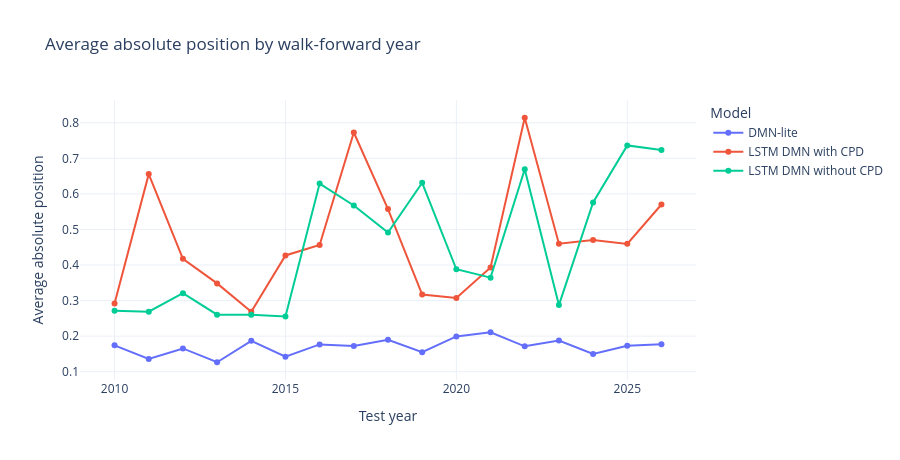

The code cell stored with this chart in its notebook:
### Code cell
fig = px.line(
    folds,
    x="fold_year",
    y="avg_abs_position",
    color="model",
    markers=True,
    title="Average absolute position by walk-forward year",
    labels={"fold_year": "Test year", "avg_abs_position": "Average absolute position", "model": "Model"},
)
fig.update_layout(template=PLOT_TEMPLATE, height=460)
fig.show()

### Figure 1 — Plotly figure (JSON) as saved in the notebook; plotly's stock layout.template omitted (floating-point values rounded to 4 significant figures)
{"data": [{"hovertemplate": "Model=DMN-lite<br>Test year=%{x}<br>Average absolute position=%{y}<extra></extra>", "legendgroup": "DMN-lite", "line": {"color": "#636efa", "dash": "solid"}, "marker": {"symbol": "circle"}, "mode": "lines+markers", "name": "DMN-lite", "orientation": "v", "showlegend": true, "type": "scatter", "x": [2010, 2011, 2012, 2013, 2014, 2015, 2016, 2017, 2018, 2019, 2020, 2021, 2022, 2023, 2024, 2025, 2026], "xaxis": "x", "y": [0.1742, 0.1357, 0.1655, 0.1267, 0.1869, 0.1425, 0.1769, 0.1724, 0.19, 0.1548, 0.1993, 0.2108, 0.1714, 0.1876, 0.1499, 0.1732, 0.1775], "yaxis": "y"}, {"hovertemplate": "Model=LSTM DMN with CPD<br>Test year=%{x}<br>Average absolute position=%{y}<extra></extra>", "legendgroup": "LSTM DMN with CPD", "line": {"color": "#EF553B", "dash": "solid"}, "marker": {"symbol": "circle"}, "mode": "lines+markers", "name": "LSTM DMN with CPD", "orientation": "v", "showlegend": true, "type": "scatter", "x": [2010, 2011, 2012, 2013, 2014, 2015, 2016, 2017, 2018, 2019, 2020, 2021, 2022, 2023, 2024, 2025, 2026], "xaxis": "x", "y": [0.2921, 0.6556, 0.4176, 0.3483, 0.2686, 0.427, 0.4562, 0.7726, 0.5572, 0.317, 0.3075, 0.393, 0.814, 0.4601, 0.4703, 0.4595, 0.5702], "yaxis": "y"}, {"hovertemplate": "Model=LSTM DMN without CPD<br>Test year=%{x}<br>Average absolute position=%{y}<extra></extra>", "legendgroup": "LSTM DMN without CPD", "line": {"color": "#00cc96", "dash": "solid"}, "marker": {"symbol": "circle"}, "mode": "lines+markers", "name": "LSTM DMN without CPD", "orientation": "v", "showlegend": true, "type": "scatter", "x": [2010, 2011, 2012, 2013, 2014, 2015, 2016, 2017, 2018, 2019, 2020, 2021, 2022, 2023, 2024, 2025, 2026], "xaxis": "x", "y": [0.2713, 0.2688, 0.3209, 0.2604, 0.2604, 0.2551, 0.629, 0.5674, 0.4913, 0.6313, 0.3881, 0.3645, 0.6691, 0.2873, 0.5757, 0.7362, 0.7233], "yaxis": "y"}], "layout": {"height": 460, "legend": {"title": {"text": "Model"}, "tracegroupgap": 0}, "title": {"text": "Average absolute position by walk-forward year"}, "xaxis": {"anchor": "y", "domain": [0.0, 1.0], "title": {"text": "Test year"}}, "yaxis": {"anchor": "x", "domain": [0.0, 1.0], "title": {"text": "Average absolute position"}}}}
